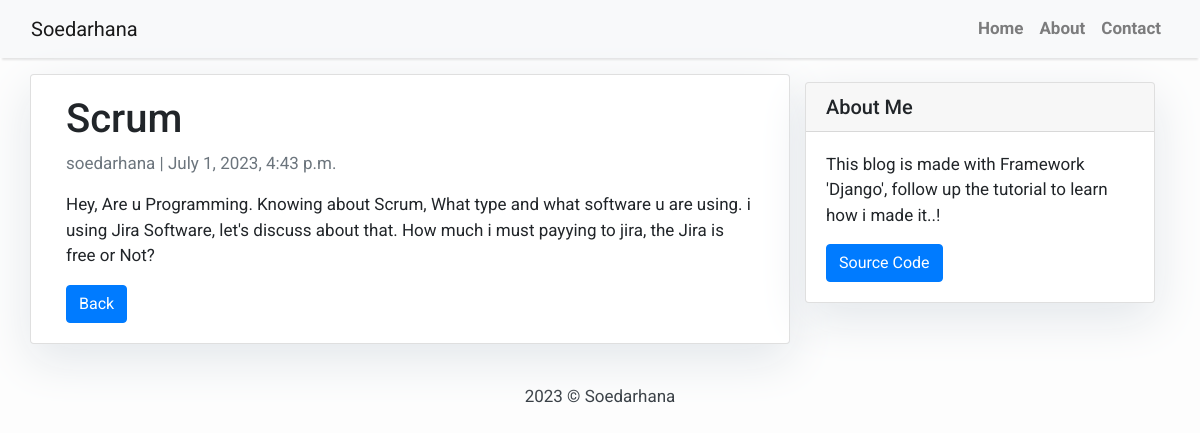
Page /scrum/ on the committed database.
### blog/models.py (models this page shows, shortened)
class Post(models.Model):
    title = models.CharField(max_length=200, unique=True)
    slug = models.SlugField(max_length=200, unique=True)
    author = models.ForeignKey(User, on_delete= models.CASCADE,related_name='blog_posts')
    updated_on = models.DateTimeField(auto_now= True)
    content = models.TextField()
    created_on = models.DateTimeField(auto_now_add=True)
    status = models.IntegerField(choices=STATUS, default=0)
    class Meta:
        ordering = ['-created_on']

### blog/views.py (the view)
# urls.py: path('<slug:slug>/', views.PostDetail.as_view(), name='post_detail'),
class PostDetail(generic.DetailView):
    model = Post
    template_name = 'post_detail.html'

### templates/post_detail.html
{% extends 'base.html' %}
{% block content %}
<div class="container">
  <div class="row">
    <div class="col-md-8 card mb-4  mt-3 left  top">
      <div class="card-body">
          <h1>{% block title %} {{ object.title }} {% endblock title %}</h1>
          <p class=" text-muted">{{ post.author }} | {{ post.created_on }}</p>
          <p class="card-text ">{{ object.content | safe }}</p>
          <a href="{% url 'home' %}">
            <button type="button" class="btn btn-primary">Back</button>
          </a>
      </div>
    </div>
      {% block sidebar %} {% include 'sidebar.html' %} {% endblock sidebar %}
  </div>
</div>
{% endblock content %}

### templates/base.html (style rules this page uses)
body { font-family: "Roboto", sans-serif; font-size: 17px; background-color: #fdfdfd; }

### templates/sidebar.html (style rules this page uses)
.card { box-shadow: 0 16px 48px #E3E7EB; }

### rows in the picture
Post: title "Scrum", author "soedarhana", created_on "July 1, 2023, 4:43 p.m.", content "Hey, Are u Programming. Knowing about Scrum, What type and what software u are using. i using Jira Software, let's discuss about that. How much i must payying to jira, the Jira is free or Not?"
